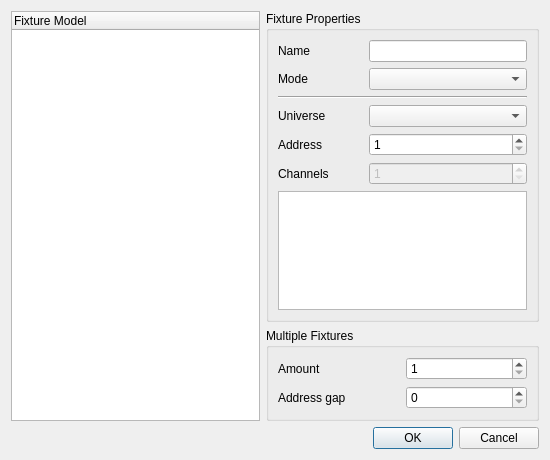
<?xml version="1.0" encoding="UTF-8"?>
<ui version="4.0">
 <class>AddFixture</class>
 <widget class="QDialog" name="AddFixture">
  <property name="geometry">
   <rect>
    <x>0</x>
    <y>0</y>
    <width>550</width>
    <height>460</height>
   </rect>
  </property>
  <property name="windowTitle">
   <string>Add fixture</string>
  </property>
  <layout class="QGridLayout" name="gridLayout_3">
   <item row="0" column="0" rowspan="2">
    <widget class="QTreeWidget" name="m_tree">
     <property name="sizePolicy">
      <sizepolicy hsizetype="Preferred" vsizetype="Expanding">
       <horstretch>0</horstretch>
       <verstretch>0</verstretch>
      </sizepolicy>
     </property>
     <column>
      <property name="text">
       <string>Fixture Model</string>
      </property>
     </column>
    </widget>
   </item>
   <item row="0" column="1">
    <widget class="QGroupBox" name="m_propertiesGroup">
     <property name="title">
      <string>Fixture Properties</string>
     </property>
     <layout class="QGridLayout" name="gridLayout">
      <item row="0" column="0">
       <widget class="QLabel" name="m_nameLabel">
        <property name="text">
         <string>Name</string>
        </property>
       </widget>
      </item>
      <item row="0" column="2">
       <widget class="QLineEdit" name="m_nameEdit">
        <property name="sizePolicy">
         <sizepolicy hsizetype="Preferred" vsizetype="Preferred">
          <horstretch>0</horstretch>
          <verstretch>0</verstretch>
         </sizepolicy>
        </property>
        <property name="toolTip">
         <string>A friendly name for the new fixture</string>
        </property>
       </widget>
      </item>
      <item row="1" column="0">
       <widget class="QLabel" name="m_modeLabel">
        <property name="text">
         <string>Mode</string>
        </property>
       </widget>
      </item>
      <item row="1" column="2">
       <widget class="QComboBox" name="m_modeCombo">
        <property name="sizePolicy">
         <sizepolicy hsizetype="Preferred" vsizetype="Preferred">
          <horstretch>0</horstretch>
          <verstretch>0</verstretch>
         </sizepolicy>
        </property>
        <property name="toolTip">
         <string>Selected fixture mode</string>
        </property>
       </widget>
      </item>
      <item row="4" column="0">
       <widget class="QLabel" name="m_addressLabel">
        <property name="text">
         <string>Address</string>
        </property>
       </widget>
      </item>
      <item row="4" column="2">
       <widget class="QSpinBox" name="m_addressSpin">
        <property name="sizePolicy">
         <sizepolicy hsizetype="Preferred" vsizetype="Preferred">
          <horstretch>0</horstretch>
          <verstretch>0</verstretch>
         </sizepolicy>
        </property>
        <property name="toolTip">
         <string>The starting address of the (first) added fixture</string>
        </property>
        <property name="minimum">
         <number>1</number>
        </property>
        <property name="maximum">
         <number>512</number>
        </property>
       </widget>
      </item>
      <item row="6" column="0">
       <widget class="QLabel" name="m_channelsLabel">
        <property name="text">
         <string>Channels</string>
        </property>
       </widget>
      </item>
      <item row="6" column="2">
       <widget class="QSpinBox" name="m_channelsSpin">
        <property name="enabled">
         <bool>false</bool>
        </property>
        <property name="sizePolicy">
         <sizepolicy hsizetype="Preferred" vsizetype="Preferred">
          <horstretch>0</horstretch>
          <verstretch>0</verstretch>
         </sizepolicy>
        </property>
        <property name="toolTip">
         <string>Number of channels in the selected fixture</string>
        </property>
        <property name="minimum">
         <number>1</number>
        </property>
        <property name="maximum">
         <number>128</number>
        </property>
        <property name="value">
         <number>1</number>
        </property>
       </widget>
      </item>
      <item row="7" column="0" colspan="3">
       <widget class="QListWidget" name="m_channelList">
        <property name="toolTip">
         <string>List of channels in the selected fixture mode</string>
        </property>
        <property name="alternatingRowColors">
         <bool>true</bool>
        </property>
        <property name="selectionMode">
         <enum>QAbstractItemView::NoSelection</enum>
        </property>
       </widget>
      </item>
      <item row="3" column="0">
       <widget class="QLabel" name="m_universeLabel">
        <property name="text">
         <string>Universe</string>
        </property>
       </widget>
      </item>
      <item row="3" column="2">
       <widget class="QComboBox" name="m_universeCombo">
        <property name="sizeAdjustPolicy">
         <enum>QComboBox::AdjustToMinimumContentsLength</enum>
        </property>
        <property name="minimumContentsLength">
         <number>16</number>
        </property>
       </widget>
      </item>
      <item row="2" column="0" colspan="3">
       <widget class="Line" name="line">
        <property name="orientation">
         <enum>Qt::Horizontal</enum>
        </property>
       </widget>
      </item>
     </layout>
    </widget>
   </item>
   <item row="1" column="1">
    <widget class="QGroupBox" name="m_multipleGroup">
     <property name="title">
      <string>Multiple Fixtures</string>
     </property>
     <layout class="QGridLayout" name="gridLayout_2">
      <item row="0" column="0">
       <widget class="QLabel" name="m_amountLabel">
        <property name="text">
         <string>Amount</string>
        </property>
       </widget>
      </item>
      <item row="0" column="1">
       <widget class="QSpinBox" name="m_amountSpin">
        <property name="sizePolicy">
         <sizepolicy hsizetype="Preferred" vsizetype="Preferred">
          <horstretch>0</horstretch>
          <verstretch>0</verstretch>
         </sizepolicy>
        </property>
        <property name="toolTip">
         <string>Number of fixtures to add</string>
        </property>
        <property name="minimum">
         <number>1</number>
        </property>
        <property name="maximum">
         <number>128</number>
        </property>
       </widget>
      </item>
      <item row="1" column="0">
       <widget class="QLabel" name="m_gapLabel">
        <property name="text">
         <string>Address gap</string>
        </property>
       </widget>
      </item>
      <item row="1" column="1">
       <widget class="QSpinBox" name="m_gapSpin">
        <property name="sizePolicy">
         <sizepolicy hsizetype="Preferred" vsizetype="Preferred">
          <horstretch>0</horstretch>
          <verstretch>0</verstretch>
         </sizepolicy>
        </property>
        <property name="toolTip">
         <string>Number of empty channels to leave between added fixtures</string>
        </property>
        <property name="maximum">
         <number>128</number>
        </property>
       </widget>
      </item>
     </layout>
    </widget>
   </item>
   <item row="2" column="0" colspan="2">
    <widget class="QDialogButtonBox" name="m_buttonBox">
     <property name="orientation">
      <enum>Qt::Horizontal</enum>
     </property>
     <property name="standardButtons">
      <set>QDialogButtonBox::Cancel|QDialogButtonBox::Ok</set>
     </property>
    </widget>
   </item>
  </layout>
 </widget>
 <resources/>
 <connections>
  <connection>
   <sender>m_buttonBox</sender>
   <signal>accepted()</signal>
   <receiver>AddFixture</receiver>
   <slot>accept()</slot>
   <hints>
    <hint type="sourcelabel">
     <x>332</x>
     <y>423</y>
    </hint>
    <hint type="destinationlabel">
     <x>308</x>
     <y>376</y>
    </hint>
   </hints>
  </connection>
  <connection>
   <sender>m_buttonBox</sender>
   <signal>rejected()</signal>
   <receiver>AddFixture</receiver>
   <slot>reject()</slot>
   <hints>
    <hint type="sourcelabel">
     <x>284</x>
     <y>424</y>
    </hint>
    <hint type="destinationlabel">
     <x>399</x>
     <y>376</y>
    </hint>
   </hints>
  </connection>
 </connections>
</ui>
